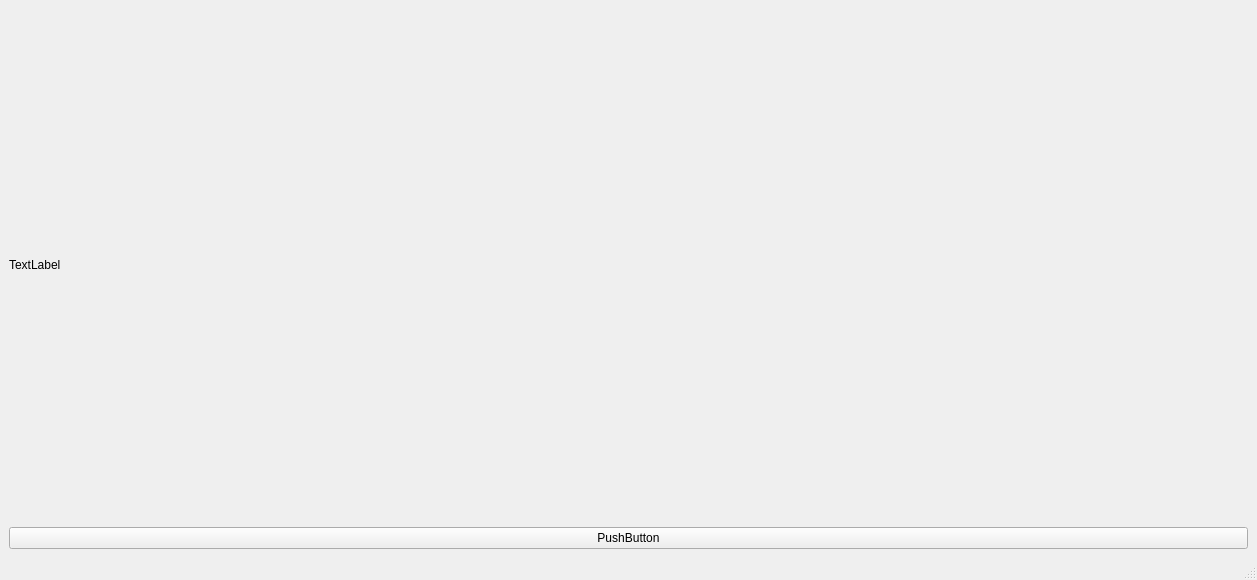
<?xml version="1.0" encoding="UTF-8"?>
<ui version="4.0">
 <class>MainWindow</class>
 <widget class="QMainWindow" name="MainWindow">
  <property name="geometry">
   <rect>
    <x>0</x>
    <y>0</y>
    <width>1257</width>
    <height>580</height>
   </rect>
  </property>
  <property name="windowTitle">
   <string>MainWindow</string>
  </property>
  <widget class="QWidget" name="centralwidget">
   <layout class="QVBoxLayout" name="verticalLayout">
    <item>
     <widget class="QLabel" name="label">
      <property name="text">
       <string>TextLabel</string>
      </property>
     </widget>
    </item>
    <item>
     <widget class="QPushButton" name="pushButton">
      <property name="text">
       <string>PushButton</string>
      </property>
     </widget>
    </item>
   </layout>
  </widget>
  <widget class="QMenuBar" name="menubar">
   <property name="geometry">
    <rect>
     <x>0</x>
     <y>0</y>
     <width>1257</width>
     <height>25</height>
    </rect>
   </property>
  </widget>
  <widget class="QStatusBar" name="statusbar"/>
 </widget>
 <resources/>
 <connections/>
</ui>
